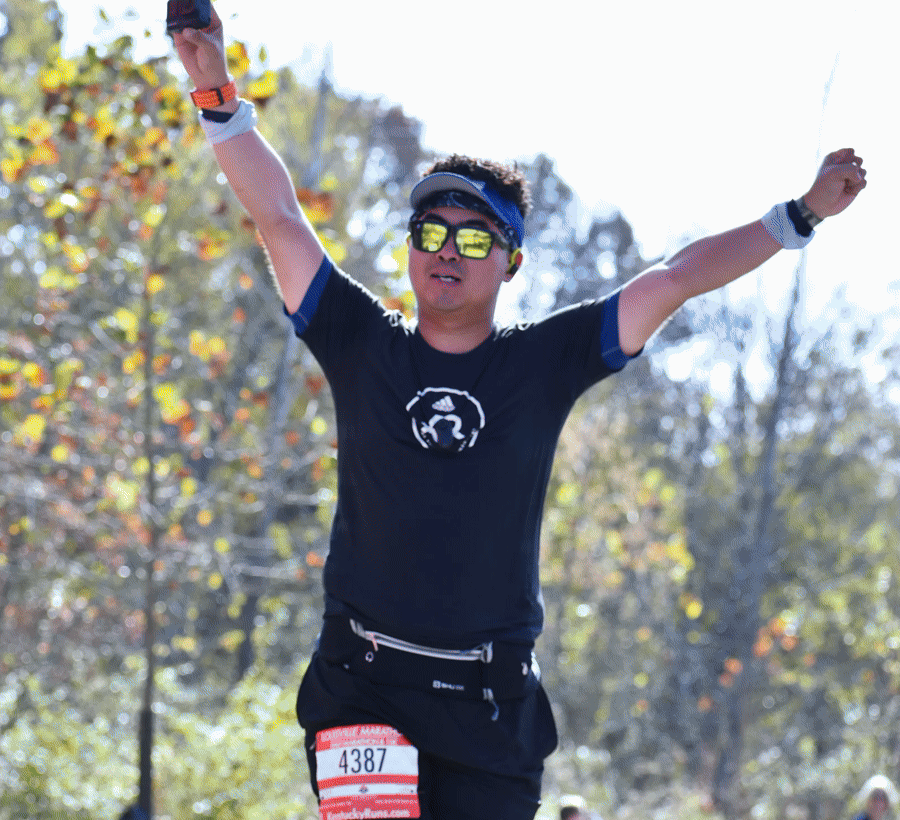
#> input picture assets/louisville-wechat-hero.gif, 900 x 820 px, given in place of cover-medal-steel-tank-story.jpg, which was not available
$ python clean_runcn_cover_grain.py
#> lines starting #> are read from the running program, lines starting #| are printed output that depends on the picture; pictures that were not available may be replaced by others from this repository, and a replacement may not be noted
#> in main, image is the input picture: PIL image 900x820 P; mean R, G, B 150.1, 151.8, 150.6
from __future__ import annotations

import argparse
from pathlib import Path

from PIL import Image, ImageEnhance, ImageFilter


ROOT = Path(__file__).resolve().parents[1]
ASSETS = ROOT / "assets"

RUNCN_COVER_STEMS = [
    "steel-tank-story",
    "three-city-pilgrimage",
    "xiamen-marathon",
    "wuhan-wuxi-marathon-notes",
    "wuhan-marathon-2018",
    "xian-city-wall-marathon",
    "lanzhou-marathon",
    "guiyang-marathon-climb",
    "haikou-marathon",
    "wuhan-han-marathon",
    "dalian-trail",
    "wuhan-graduation",
    "harbin-marathon",
    "west-lake-half-marathon",
    "shanghai-vertical-marathon",
    "ningbo-dongqian-lake-marathon",
    "xiangyang",
    "guilin",
    "hk",
]

RUNCN_COVERS = [
    *(f"cover-medal-{stem}.jpg" for stem in RUNCN_COVER_STEMS),
    "cover-medal-fb-steel-tank-story.jpg",
    "cover-medal-fb-three-city-pilgrimage.jpg",
    "cover-medal-fb-xiamen-marathon.jpg",
    "cover-medal-fb-wuhan-wuxi-marathon-notes.jpg",
    "cover-medal-fb-wuhan-marathon-2018.jpg",
    "cover-medal-fb-xian-city-wall-marathon.jpg",
    "cover-medal-fb-lanzhou-marathon.jpg",
    "cover-medal-fb-guiyang-marathon-climb.jpg",
    "cover-medal-fb-haikou-marathon.jpg",
    "cover-medal-fb-wuhan-han-marathon.jpg",
    "cover-medal-fb-dalian-trail.jpg",
    "cover-medal-fb-wuhan-graduation.jpg",
    "cover-medal-fb-harbin-marathon.jpg",
    "cover-medal-fb-west-lake-half-marathon.jpg",
    "cover-medal-fb-shanghai-vertical-marathon.jpg",
    "cover-medal-fb-ningbo-dongqian-lake-marathon.jpg",
    "cover-medal-fb-xiangyang.jpg",
    "cover-medal-fb-guilin.jpg",
    "cover-medal-fb-hk.jpg",
]


def clean_cover(image: Image.Image) -> Image.Image:
    image = image.convert("RGB")
    median3 = image.filter(ImageFilter.MedianFilter(3))
    cleaned = image.copy()
    src = image.load()
    med = median3.load()
    dst = cleaned.load()
    width, height = image.size
#> width = 900; height = 820

    for y in range(height):
        for x in range(width):
            r, g, b = src[x, y]
            mr, mg, mb = med[x, y]
            lum = 0.2126 * r + 0.7152 * g + 0.0722 * b
            median_lum = 0.2126 * mr + 0.7152 * mg + 0.0722 * mb
            saturation = max(r, g, b) - min(r, g, b)
            if lum > 95 and lum - median_lum > 10 and saturation < 150:
                amount = min(0.90, 0.55 + (lum - median_lum) / 80)
                dst[x, y] = (
                    int(r * (1 - amount) + mr * amount),
                    int(g * (1 - amount) + mg * amount),
                    int(b * (1 - amount) + mb * amount),
                )

    edges = (
        cleaned.convert("L")
        .filter(ImageFilter.FIND_EDGES)
        .filter(ImageFilter.GaussianBlur(1.0))
    )
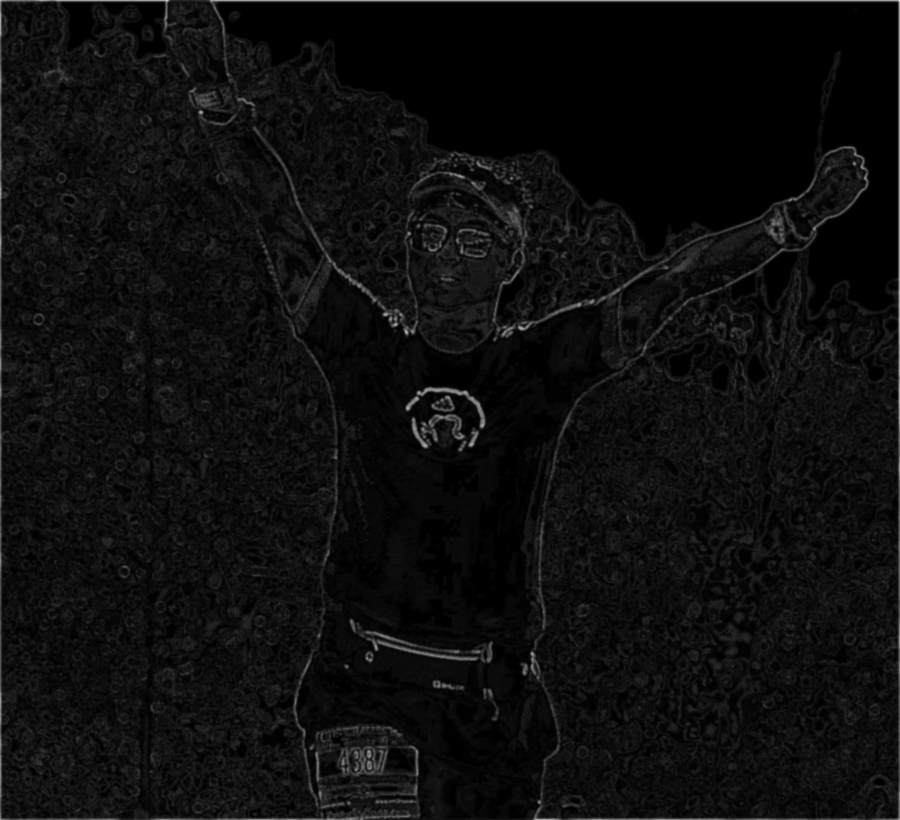
#> edges: PIL image 900x820 L; min 0, max 219, mean 13.8
    edge_mask = edges.point(lambda p: max(0, min(255, int((p - 10) * 5.0))))
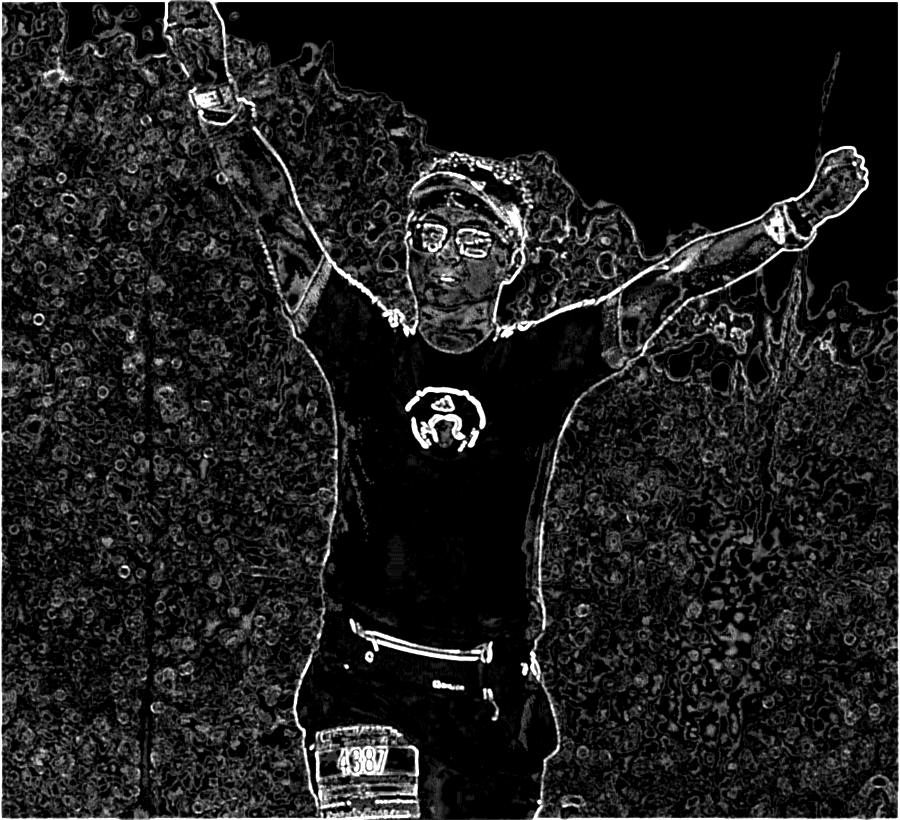
#> edge_mask: PIL image 900x820 L; min 0, max 255, mean 29.9
    flat_clean = Image.blend(
        cleaned.filter(ImageFilter.MedianFilter(5)),
        cleaned.filter(ImageFilter.GaussianBlur(1.15)),
        0.55,
    )
    result = Image.composite(cleaned, flat_clean, edge_mask)
    result = ImageEnhance.Color(result).enhance(1.08)
    result = ImageEnhance.Contrast(result).enhance(1.10)
    return result.filter(ImageFilter.UnsharpMask(radius=1.25, percent=130, threshold=6))


def main() -> None:
    parser = argparse.ArgumentParser()
    parser.add_argument(
        "--family",
        choices=("base", "fb", "all"),
        default="all",
        help="Which RunCN cover family to clean.",
    )
    args = parser.parse_args()

    if args.family == "base":
        filenames = [f"cover-medal-{stem}.jpg" for stem in RUNCN_COVER_STEMS]
    elif args.family == "fb":
        filenames = [f"cover-medal-fb-{stem}.jpg" for stem in RUNCN_COVER_STEMS]
    else:
        filenames = RUNCN_COVERS

    for filename in filenames:
        path = ASSETS / filename
        with Image.open(path) as image:
            cleaned = clean_cover(image)
        cleaned.save(path, quality=95, subsampling=1, optimize=True)
        print(f"cleaned {path.relative_to(ROOT)}")
#> pass 2 of the loop in main, `for filename in filenames:`:
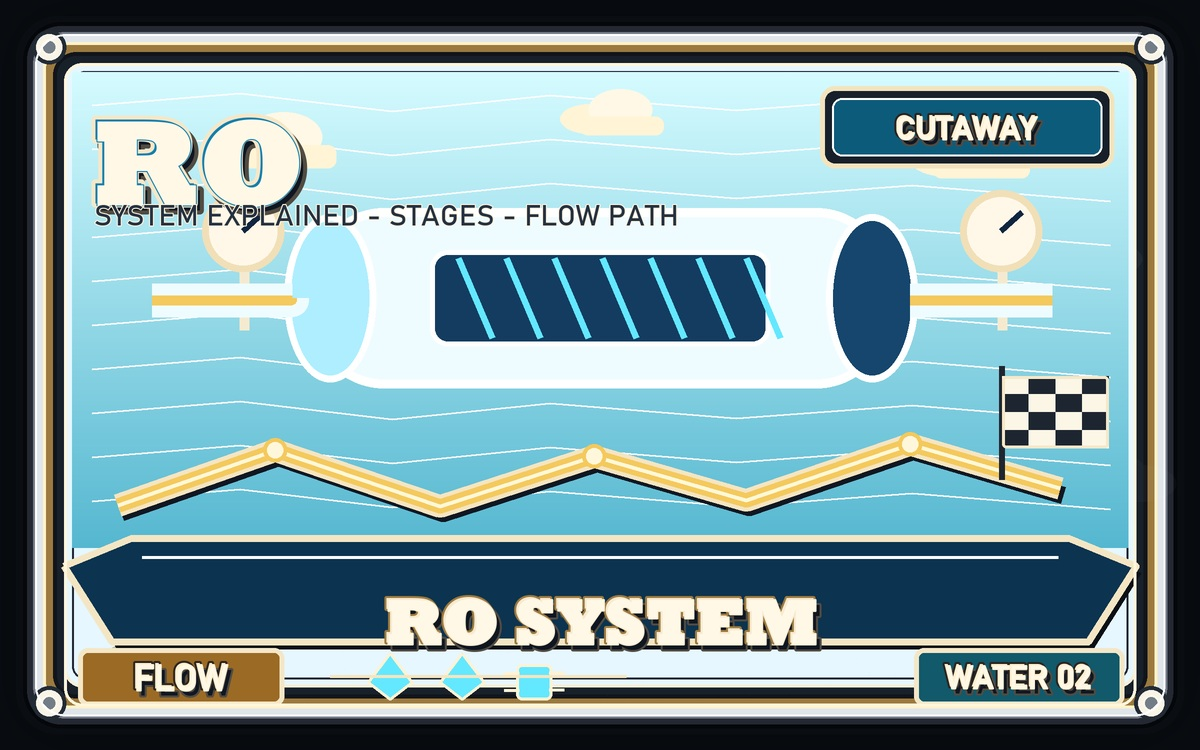
#> input picture assets/thumb-ro-system.jpg, 1200 x 750 px, given in place of cover-medal-three-city-pilgrimage.jpg, which was not available
#> in main, image is the input picture: PIL image 1200x750 RGB; mean R, G, B 129.2, 157.1, 161.2
#> median3: PIL image 1200x750 RGB
#> edges: PIL image 1200x750 L
#> in clean_cover (call 2), `edge_mask = edges.point(lambda p: max(0, min(255, int((p - 10) * 5.0))))`:
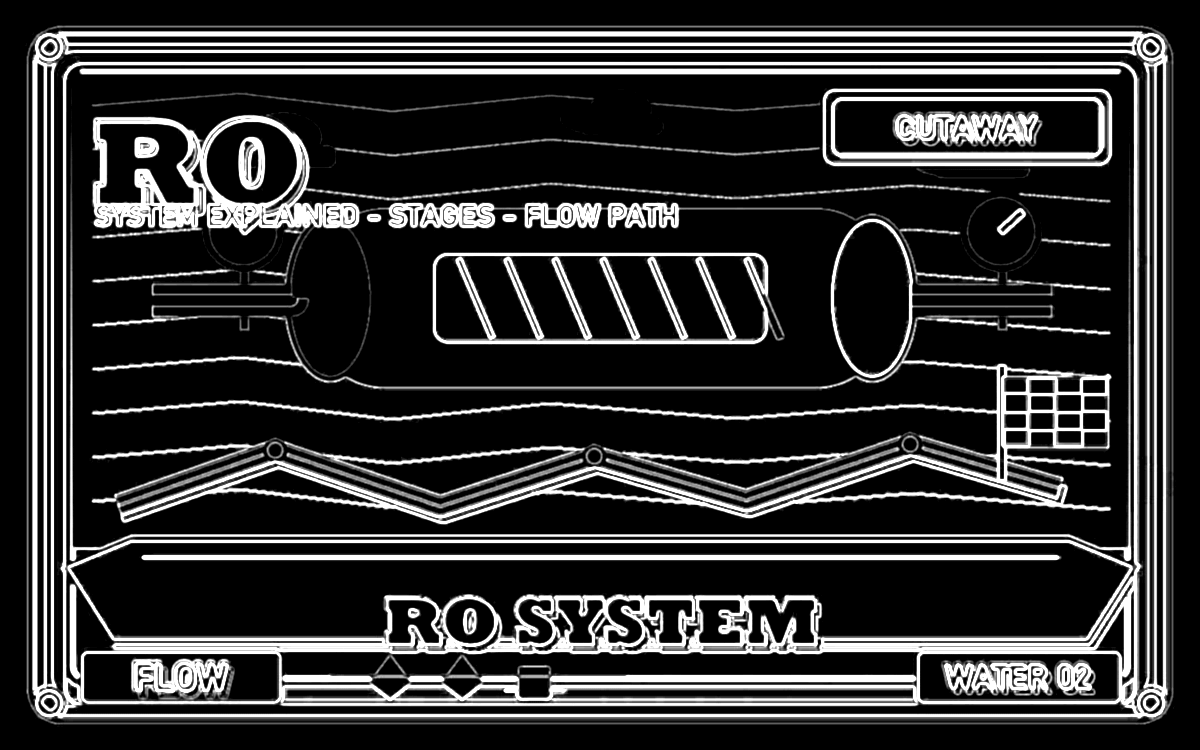
#> edge_mask: PIL image 1200x750 L; min 0, max 255, mean 49.8
#> flat_clean: PIL image 1200x750 RGB
#> cleaned: PIL image 1200x750 RGB
#> in clean_cover (call 2), `return result.filter(ImageFilter.UnsharpMask(radius=1.25, percent=130,..`:
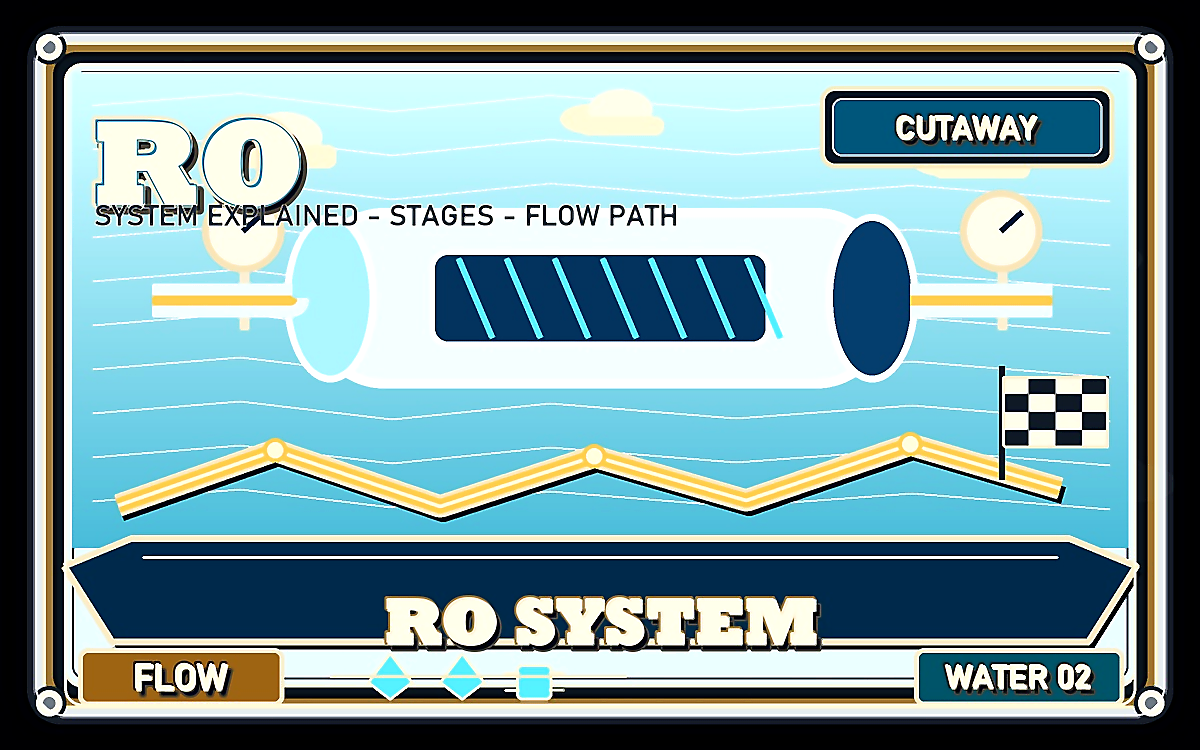
#> returned value: PIL image 1200x750 RGB; mean R, G, B 124.7, 156.1, 160.2


if __name__ == "__main__":
#> (the run stopped early here; a loop or call above may not have finished)
